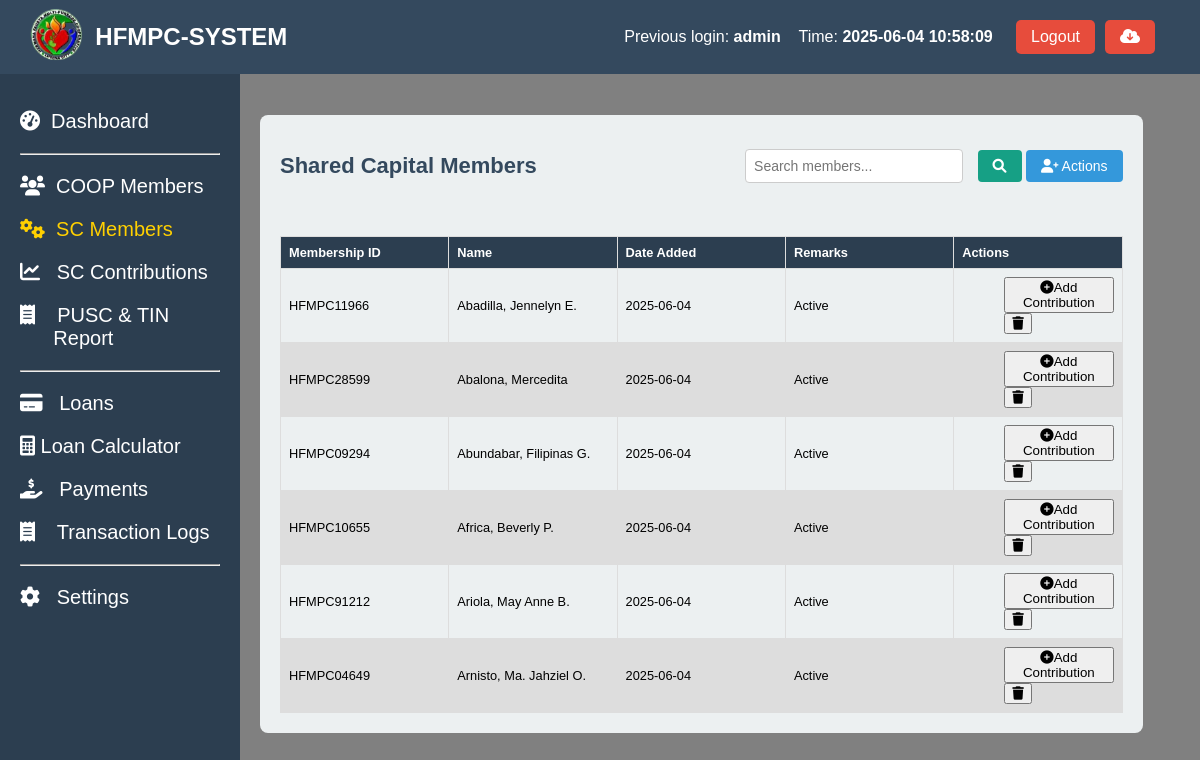
Before: /coop_members_shared_capitals.php (signed in) with the older database file.
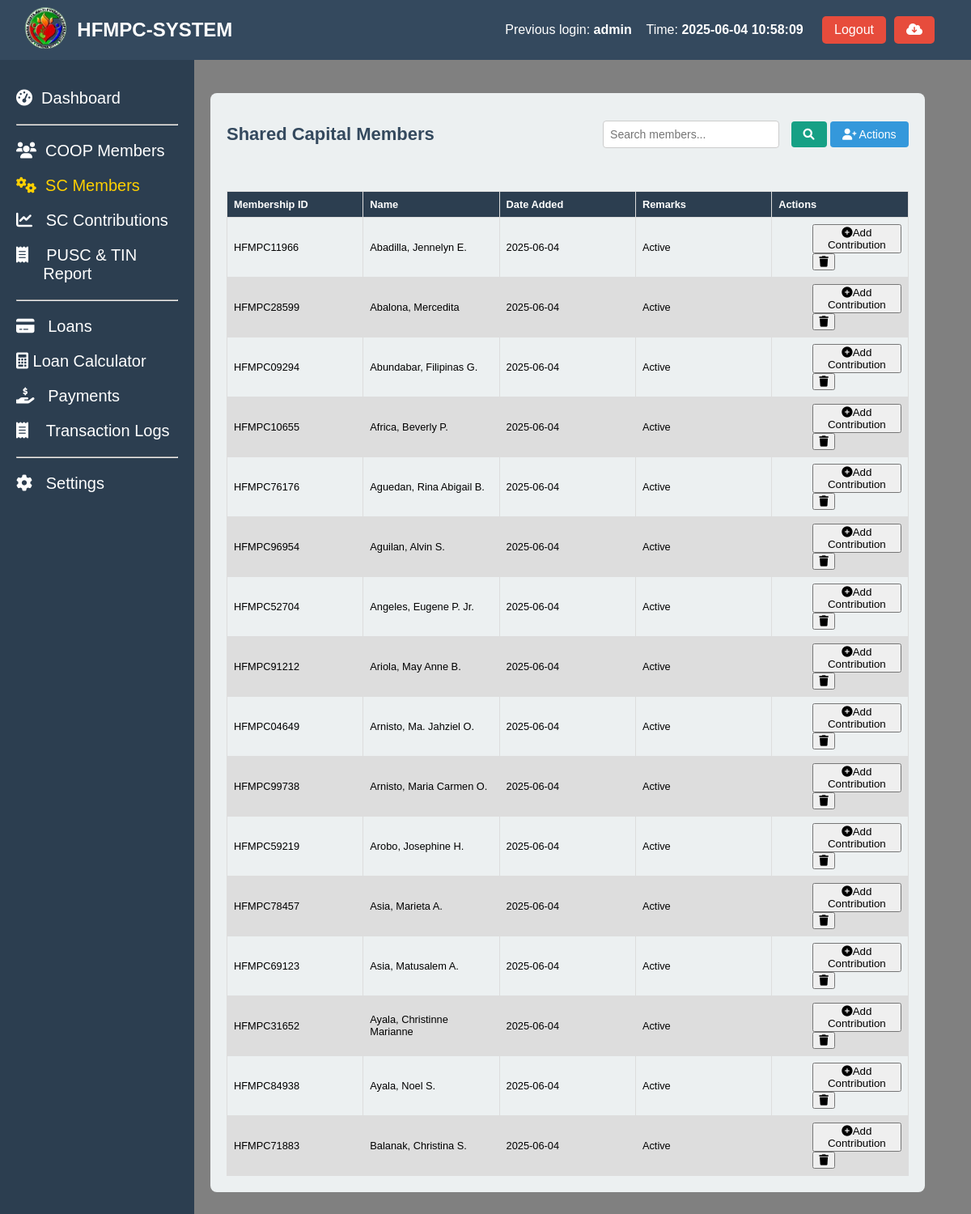
After: the same page with the newer database file.
### tables this page shows
CREATE TABLE `coop_members_shared_capital` (
  `id` int(11) NOT NULL AUTO_INCREMENT,
  `Membership_ID` varchar(11) NOT NULL,
  `name_of_member` varchar(50) NOT NULL,
  `Date_Added` date NOT NULL,
  `status` int(11) NOT NULL,
  `remarks` varchar(10) NOT NULL,
  PRIMARY KEY (`id`)
);

CREATE TABLE `coop_members` (
  `coop_id` int(50) NOT NULL AUTO_INCREMENT,
  `membership_id` varchar(50) NOT NULL,
  `name_of_member` varchar(255) NOT NULL,
  `contact_number` varchar(20) NOT NULL,
  `tin` varchar(15) NOT NULL,
  `date_accepted` date NOT NULL,
  `bod_resolution` varchar(50) NOT NULL,
  `type_of_membership` varchar(50) NOT NULL,
  `shares_subscribed` decimal(10,2) NOT NULL,
  `amount_subscribed` decimal(10,2) NOT NULL,
  `initial_paid_up` decimal(10,2) NOT NULL,
  `address` text NOT NULL,
  `date_of_birth` date NOT NULL,
  `age` int(11) NOT NULL,
  `gender` varchar(20) DEFAULT NULL,
  `civil_status` varchar(50) DEFAULT NULL,
  `occupation` varchar(100) NOT NULL,
  `number_of_dependents` int(11) NOT NULL,
  `religious` varchar(100) NOT NULL,
  `annual_income` decimal(10,2) NOT NULL,
  `date_terminated` date DEFAULT NULL,
  `educational_attainment` varchar(50) DEFAULT NULL,
  `status` int(5) NOT NULL,
  `remarks` varchar(10) NOT NULL,
  `created_at` timestamp NOT NULL DEFAULT current_timestamp(),
  PRIMARY KEY (`coop_id`)
);

### coop_members_shared_capitals.php (the view, shortened to what this page needs)
<?php
include 'header.php';
include 'sidebar.php';
?>
<link rel="stylesheet" href="assets/coop_members_shared_capitals.css">
<link rel="stylesheet" href="assets/message.css">
<link rel="stylesheet" href="assets/loader.css">
<main class="content-member">
  <section class="stats-member">
    <div class="card-member">
      <div class="card-header-member">
        <h2>Shared Capital Members</h2>
        <div class="actions">
           <input type="text" id="search-bar" placeholder="Search members..." oninput="searchTable()">
            <button class="search-btn" onclick="searchTable()">
                <i class="fas fa-search"></i>
            </button>
            <div class="dropdown">
              <button class="add-btn" onclick="toggleDropdown()">
                  <i class="fas fa-user-plus"></i> Actions
              </button>
            </div>
        </div>
      </div>
      <div style="overflow-x:auto;">
        <table id="member-table">
          <thead>
            <tr>
              <th>Membership ID</th>
              <th>Name</th>
              <th>Date Added</th>
              <th>Remarks</th>
              <th>Actions</th>
            </tr>
          </thead>
          <tbody>
            <?php
             $sql = "SELECT sc.id, sc.Membership_ID, sc.Date_Added, cm.name_of_member, sc.status, sc.Remarks
                     FROM coop_members_shared_capital sc
                     LEFT JOIN coop_members cm ON sc.Membership_ID = cm.membership_id
                     WHERE sc.Remarks IS NULL OR sc.Remarks != 'Deleted'";
            $sql .= " ORDER BY cm.name_of_member ASC";
            $result = $conn->query($sql);
            if ($result->num_rows > 0) {
                while ($row = $result->fetch_assoc()) {
                    $status = $row['status'];
                    echo '<tr>';
                    echo '<td>' . htmlspecialchars($row['Membership_ID']) . '</td>';
                    echo '<td>' . htmlspecialchars($row['name_of_member']) . '</td>';
                    echo '<td>' . htmlspecialchars($row['Date_Added']) . '</td>';
                    echo '<td>';
                    echo $status == 1 ? '<span class="remark-active">Active</span>' : '<span class="remark-withdrawn">Withdrawn</span>';
                    echo '</td>';
                    echo '<td style="padding-left: 50px;">';
                    echo '<a href="#" onclick="openContributionModal(\'' . $row['Membership_ID'] . '\', \'' . $row['id'] . '\', ' . $row['status'] . ')"><button> <i class="fas fa-plus-circle"></i>Add Contribution</button></a>';
                    echo '<a href="coop_members_shared_capitals_delete_functions.php?id=' . htmlspecialchars($row['Membership_ID']) . '" class="delete-btn" onclick="return confirm(\'Are you sure you want to delete this member?\')"><button><i class="fa-solid fa-trash"></i></button></a>';
                    echo '</td>';
                    echo '</tr>';
                }
            } else {
                echo '<tr><td colspan="6">No records found</td></tr>';
            }
            ?>
          </tbody>
        </table>
      </div>
    </div>
  </section>
</main>

Changed rows visible on the page:
added coop_members_shared_capital: Membership_ID "HFMPC76176", coop_members.name_of_member "Aguedan, Rina Abigail B.", Date_Added "2025-06-04", status "Active"
added coop_members_shared_capital: Membership_ID "HFMPC96954", coop_members.name_of_member "Aguilan, Alvin S.", Date_Added "2025-06-04", status "Active"
added coop_members_shared_capital: Membership_ID "HFMPC52704", coop_members.name_of_member "Angeles, Eugene P. Jr.", Date_Added "2025-06-04", status "Active"
added coop_members_shared_capital: Membership_ID "HFMPC99738", coop_members.name_of_member "Arnisto, Maria Carmen O.", Date_Added "2025-06-04", status "Active"
added coop_members_shared_capital: Membership_ID "HFMPC59219", coop_members.name_of_member "Arobo, Josephine H.", Date_Added "2025-06-04", status "Active"
added coop_members_shared_capital: Membership_ID "HFMPC78457", coop_members.name_of_member "Asia, Marieta A.", Date_Added "2025-06-04", status "Active"
added coop_members_shared_capital: Membership_ID "HFMPC69123", coop_members.name_of_member "Asia, Matusalem A.", Date_Added "2025-06-04", status "Active"
added coop_members_shared_capital: Membership_ID "HFMPC31652", coop_members.name_of_member "Ayala, Christinne Marianne", Date_Added "2025-06-04", status "Active"
added coop_members_shared_capital: Membership_ID "HFMPC84938", coop_members.name_of_member "Ayala, Noel S.", Date_Added "2025-06-04", status "Active"
added coop_members_shared_capital: Membership_ID "HFMPC71883", coop_members.name_of_member "Balanak, Christina S.", Date_Added "2025-06-04", status "Active"
